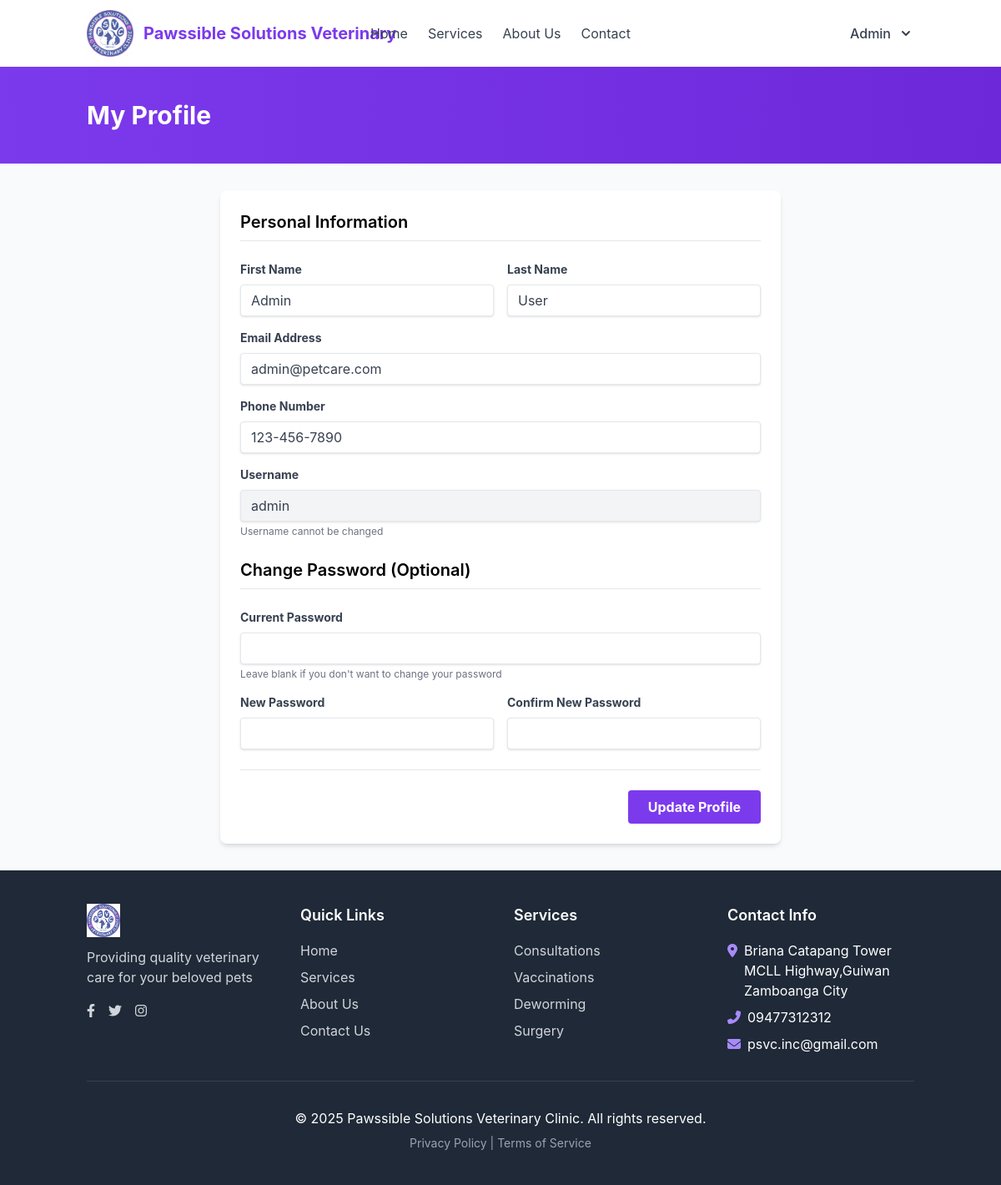
The app's page /profile.php (signed in) with its own data.
### tables this page shows
CREATE TABLE `users` (
  `id` int(11) NOT NULL,
  `username` varchar(50) NOT NULL,
  `password` varchar(255) NOT NULL,
  `first_name` varchar(50) NOT NULL,
  `last_name` varchar(50) NOT NULL,
  `email` varchar(100) NOT NULL,
  `phone` varchar(20) DEFAULT NULL,
  `role` enum('client','vet','admin') NOT NULL DEFAULT 'client',
  `last_login` datetime DEFAULT NULL,
  `created_at` timestamp NOT NULL DEFAULT current_timestamp(),
  `updated_at` timestamp NOT NULL DEFAULT current_timestamp() ON UPDATE current_timestamp()
);

### profile.php (the view, shortened to what this page needs)
<?php
$user_id = $_SESSION['user_id'];
$database = new Database();
$db = $database->getConnection();
$query = "SELECT * FROM users WHERE id = :user_id";
$stmt = $db->prepare($query);
$stmt->bindParam(':user_id', $user_id);
$stmt->execute();
$user = $stmt->fetch(PDO::FETCH_ASSOC);
include_once 'includes/header.php';
?>
<div class="bg-gradient-to-r from-violet-600 to-violet-700 py-10">
    <div class="container mx-auto px-4">
        <h1 class="text-3xl font-bold text-white">My Profile</h1>
    </div>
</div>
<div class="container mx-auto px-4 py-8">
    <div class="max-w-2xl mx-auto bg-white rounded-lg shadow-md overflow-hidden">
        <form action="<?php echo htmlspecialchars($_SERVER["PHP_SELF"]); ?>" method="post" class="p-6">
            <h2 class="text-xl font-semibold mb-6 pb-2 border-b">Personal Information</h2>
            <div class="grid grid-cols-1 md:grid-cols-2 gap-4 mb-4">
                <div>
                    <label for="first_name" class="block text-gray-700 text-sm font-bold mb-2">First Name</label>
                    <input type="text" name="first_name" id="first_name" class="shadow appearance-none border rounded w-full py-2 px-3 text-gray-700 leading-tight focus:outline-none focus:shadow-outline" value="<?php echo htmlspecialchars($user['first_name']); ?>" required>
                </div>
                <div>
                    <label for="last_name" class="block text-gray-700 text-sm font-bold mb-2">Last Name</label>
                    <input type="text" name="last_name" id="last_name" class="shadow appearance-none border rounded w-full py-2 px-3 text-gray-700 leading-tight focus:outline-none focus:shadow-outline" value="<?php echo htmlspecialchars($user['last_name']); ?>" required>
                </div>
            </div>
            <div class="mb-4">
                <label for="email" class="block text-gray-700 text-sm font-bold mb-2">Email Address</label>
                <input type="email" name="email" id="email" class="shadow appearance-none border rounded w-full py-2 px-3 text-gray-700 leading-tight focus:outline-none focus:shadow-outline" value="<?php echo htmlspecialchars($user['email']); ?>" required>
            </div>
            <div class="mb-4">
                <label for="phone" class="block text-gray-700 text-sm font-bold mb-2">Phone Number</label>
                <input type="tel" name="phone" id="phone" class="shadow appearance-none border rounded w-full py-2 px-3 text-gray-700 leading-tight focus:outline-none focus:shadow-outline" value="<?php echo htmlspecialchars($user['phone']); ?>" required>
            </div>
            <div class="mb-4">
                <label for="username" class="block text-gray-700 text-sm font-bold mb-2">Username</label>
                <input type="text" name="username" id="username" class="bg-gray-100 shadow appearance-none border rounded w-full py-2 px-3 text-gray-700 leading-tight focus:outline-none" value="<?php echo htmlspecialchars($user['username']); ?>" disabled>
                <p class="text-xs text-gray-500 mt-1">Username cannot be changed</p>
            </div>
            <h2 class="text-xl font-semibold my-6 pb-2 border-b">Change Password (Optional)</h2>
            <div class="mb-4">
                <label for="current_password" class="block text-gray-700 text-sm font-bold mb-2">Current Password</label>
                <input type="password" name="current_password" id="current_password" class="shadow appearance-none border rounded w-full py-2 px-3 text-gray-700 leading-tight focus:outline-none focus:shadow-outline">
                <p class="text-xs text-gray-500 mt-1">Leave blank if you don't want to change your password</p>
            </div>
            <div class="grid grid-cols-1 md:grid-cols-2 gap-4 mb-6">
                <div>
                    <label for="new_password" class="block text-gray-700 text-sm font-bold mb-2">New Password</label>
                    <input type="password" name="new_password" id="new_password" class="shadow appearance-none border rounded w-full py-2 px-3 text-gray-700 leading-tight focus:outline-none focus:shadow-outline">
                </div>
                <div>
                    <label for="confirm_password" class="block text-gray-700 text-sm font-bold mb-2">Confirm New Password</label>
                    <input type="password" name="confirm_password" id="confirm_password" class="shadow appearance-none border rounded w-full py-2 px-3 text-gray-700 leading-tight focus:outline-none focus:shadow-outline">
                </div>
            </div>
            <div class="flex items-center justify-end mt-6 pt-6 border-t border-gray-200">
                <button type="submit" class="bg-violet-600 hover:bg-violet-700 text-white font-bold py-2 px-6 rounded focus:outline-none focus:shadow-outline">
                    Update Profile
                </button>
            </div>
        </form>
    </div>
</div>
<?php include_once 'includes/footer.php'; ?>

### assets/css/style.css (style rules this page uses)
body { font-family: 'Inter', 'Segoe UI', Roboto, Arial, sans-serif; }

### records on screen
users: first_name "Admin", last_name "User", email "admin@petcare.com", phone "123-456-7890", username "admin"

### other values on screen
$_SESSION['first_name'] "Admin"
